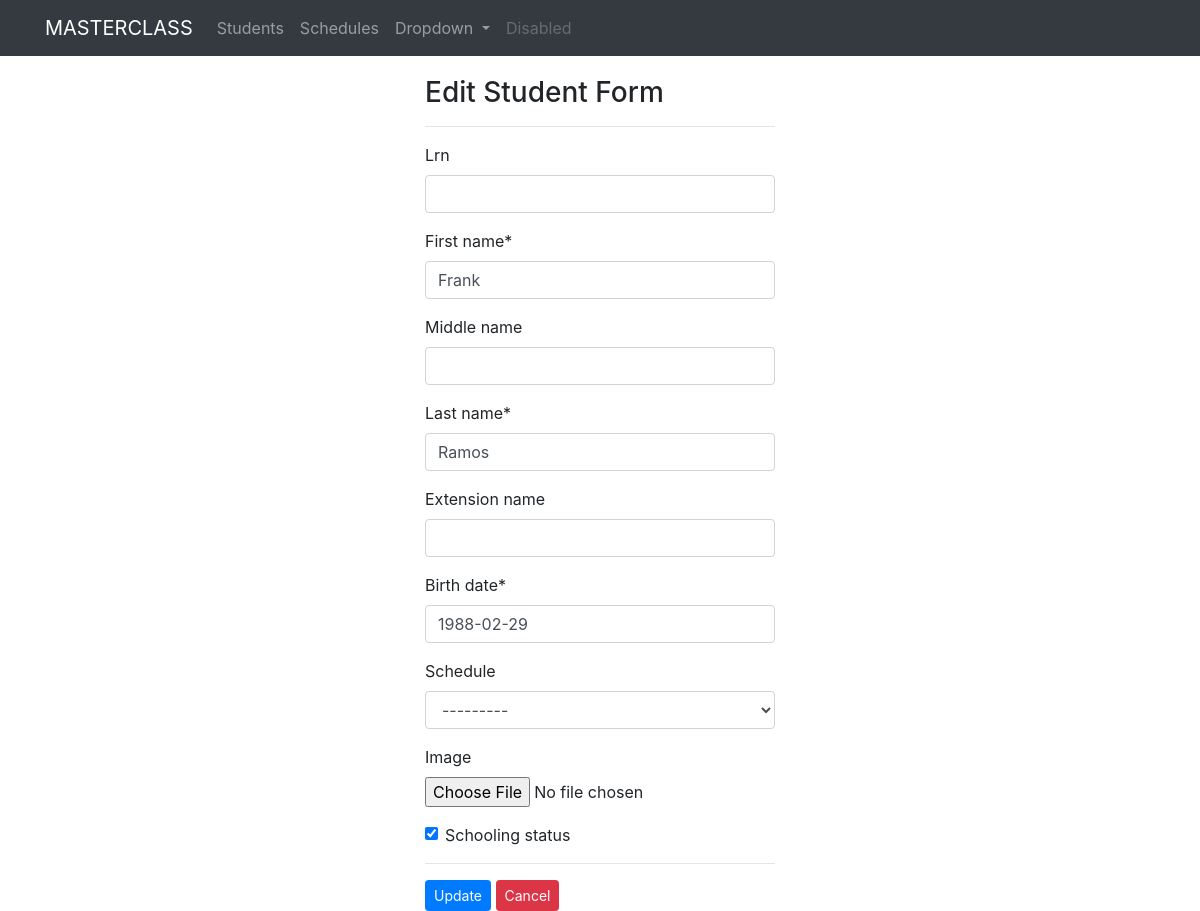
Page /update/1/ on the earlier database version.
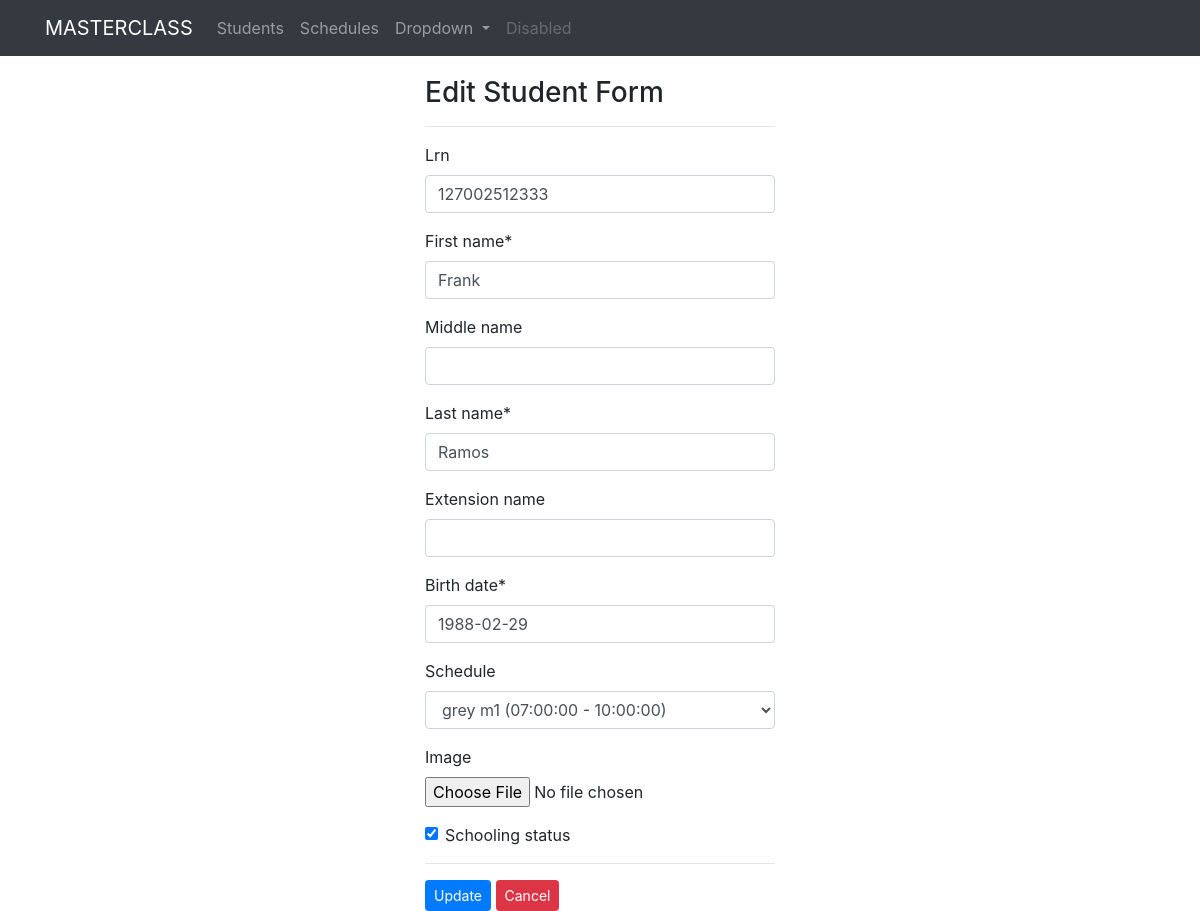
Same page on the later database version.
### students/models.py (models this page shows, shortened)
class StudentName(models.Model):
    lrn = models.CharField(max_length=12, unique=True, blank=True, null=True)
    first_name = models.CharField(max_length=120)
    last_name = models.CharField(max_length=120)
    middle_name = models.CharField(max_length=120, blank=True)
    extension_name = models.CharField(max_length=10, blank=True)
    GENDER = [
    ('M', 'MALE'),
    ('F', 'FEMALE'),
    ]
    gender = models.CharField(max_length=6, choices=GENDER, blank=True, null=True)
    birth_date = models.DateField()
    school_status = models.BooleanField(default=True, verbose_name='schooling status')
    schedule = models.ForeignKey(Schedule, on_delete=models.CASCADE, blank=True, null=True)
    advice = models.BooleanField(default=False)
    remarks = models.TextField(blank=True, null=True)
    image = models.ImageField(upload_to=user_directory_path, blank=True, null=True)
    timestamp = models.DateTimeField(auto_now_add=True)
    updated = models.DateTimeField(auto_now=True)
    class Meta:
        ordering = ['-timestamp']

### students/views.py (the view)
# urls.py: path('update/<int:pk>/', views.student_update, name='update'),
def student_update(request, pk):
	instance=get_object_or_404(StudentName, pk=pk)
	form = StudentEditForm(request.POST or None, request.FILES or None, instance=instance)
	if form.is_valid():
		instance=form.save(commit=False)
		instance.save()
		return redirect('student:list')
	context = {
		"form": form,
		"title": "edit student",
		"instance": instance,
	}
	return render(request, "students/student_edit.html", context)

### students/forms.py
class StudentEditForm(forms.ModelForm):
    class Meta:
        model = StudentName
        fields = (
            "lrn",
            "first_name",
            "middle_name",
            "last_name",
            "extension_name",
            "birth_date",
            "schedule",
            "image",
            "school_status",
        )

### schedules/models.py (called while the page is built)
    def __str__(self):
        sched = "%s - %s"%(str(self.start_time),str(self.end_time))
        return "%s %s (%s)"%(self.section,self.schedule_name, sched)

### sections/models.py (called while the page is built)
    def __str__(self):
        return self.section_name

### templates/students/student_edit.html
{% extends "base.html" %}
{% load crispy_forms_tags %}
{% block content %}
<div class="row">
    <div class="col-sm-4 offset-4">
        <form action="" class="form" method="POST" enctype="multipart/form-data">{% csrf_token %}
            <h3>Edit Student Form</h3>
            <hr>
            {{form|crispy}}
            <hr>
            <input type="submit" class="btn btn-primary btn-sm" value="Update">
            <a href="{% url 'student:list' %}" class="btn btn-danger btn-sm">Cancel</a>
        </form>
    </div>
</div>
{% endblock %}

Differences in the rows shown:
changed StudentName "Frank": lrn (not shown) → "127002512333"; schedule "---------" → "grey m1 (07:00:00 - 10:00:00)"
